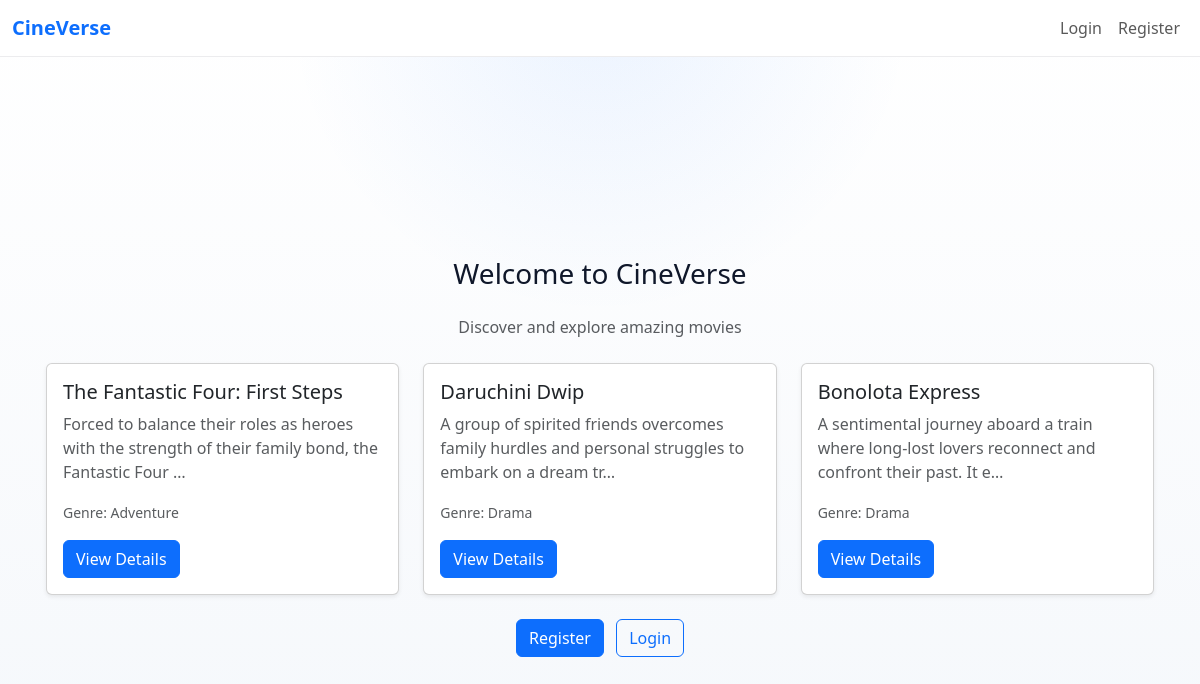
The page / on the database its author committed.
### movie_app/models.py (models this page shows, shortened)
class Movie(models.Model):
    title = models.CharField(max_length=200)
    description = models.TextField()
    release_date = models.DateField()
    genre = models.ForeignKey(Genre, on_delete=models.CASCADE)

class Genre(models.Model):
    name = models.CharField(max_length=100)

### cineverses/views.py (the view)
# urls.py: 2. Add a URL to urlpatterns:  path('', views.home, name='home')
def home(request):
    movies = Movie.objects.all()
    return render(request, "home.html",{"movies": movies})

### templates/home.html (shortened to what this page needs)
{% extends 'base.html' %}
{% block content %}
<div class="container px-3">
  <div class="text-center mb-4">
    <h1 class="h3 mb-4">Welcome to CineVerse</h1>
    <p class="text-muted">Discover and explore amazing movies</p>
  </div>
  <div class="row g-4">
    {% for movie in movies %}
    <div class="col-md-6 col-lg-4">
      <div class="card h-100 shadow-sm">
        <div class="card-body">
          <h5 class="card-title">{{ movie.title }}</h5>
          <p class="card-text text-muted">
            {{ movie.description|truncatechars:100 }}
          </p>
          <p class="card-text">
            <small class="text-muted">
              Genre: {{ movie.genre.name }}
            </small>
          </p>
          <a href="{% url 'movie_app:movie_detail' movie.id %}" class="btn btn-primary">
            View Details
          </a>
        </div>
      </div>
    </div>
    {% empty %}
    <div class="col-12 text-center">
      <p class="text-muted">No movies available yet.</p>
    </div>
    {% endfor %}
  </div>
  {% if user.is_authenticated %}
  <div class="text-center mt-4">
    <form method="POST" action="{% url 'user:logout_user' %}" class="d-inline">
      {% csrf_token %}
      <button type="submit" class="btn btn-outline-primary">
        Logout
      </button>
    </form>
  </div>
  {% else %}
  <div class="text-center mt-4">
    <a href="{% url 'user:register_user' %}" class="btn btn-primary me-2">
      Register
    </a>
    <a href="{% url 'user:login_user' %}" class="btn btn-outline-primary">
      Login
    </a>
  </div>
  {% endif %}
</div>
{% endblock %}

### templates/base.html (style rules this page uses)
:root { --cv-bg: #f4f7fb; --cv-surface: rgba(255, 255, 255, 0.92); --cv-border: rgba(15, 23, 42, 0.08); --cv-text: #0f172a; --cv-muted: #64748b; }
body { background: radial-gradient( circle at top, rgba(13, 110, 253, 0.08), transparent 30% ), linear-gradient(180deg, #ffffff 0%, var(--cv-bg) 100%); color: var(--cv-text); }

### rows shown on the page
Movie: title "The Fantastic Four: First Steps", description "Forced to balance their roles as heroes with the strength of their family bond, the Fantastic Four …", genre.name "Adventure"
Movie: title "Daruchini Dwip", description "A group of spirited friends overcomes family hurdles and personal struggles to embark on a dream tr…", genre.name "Drama"
Movie: title "Bonolota Express", description "A sentimental journey aboard a train where long-lost lovers reconnect and confront their past. It e…", genre.name "Drama"
